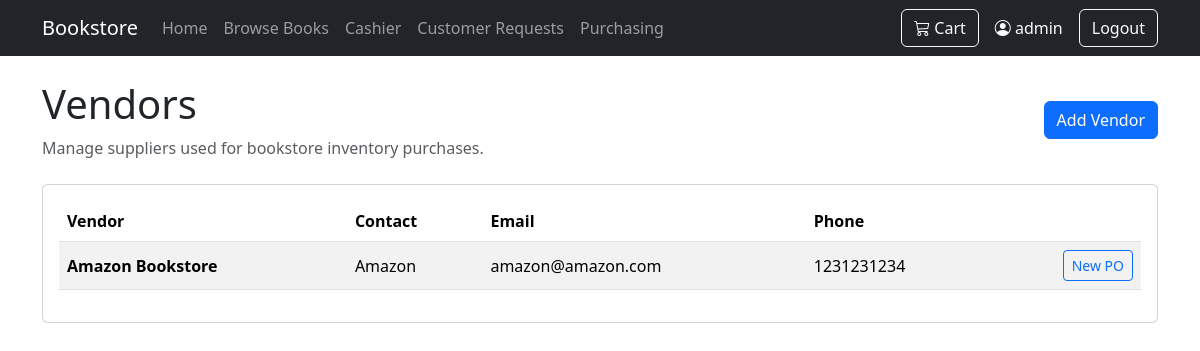
Page /orders/vendors/ (signed in) on the committed database.
### orders/models.py (models this page shows, shortened)
class Supplier(models.Model):
    name = models.CharField(max_length=200)
    contact_name = models.CharField(max_length=200, blank=True)
    email = models.EmailField(blank=True)
    phone = models.CharField(max_length=30, blank=True)
    address = models.TextField(blank=True)

### orders/views.py (the view)
# urls.py: path("vendors/", views.supplier_list, name="supplier_list"),
@login_required
def supplier_list(request):
    suppliers = Supplier.objects.all().order_by("name")
    return render(request, "orders/supplier_list.html", {"suppliers": suppliers})

### cart/context_processors.py (called while the page is built)
def cart_count(request):
    cart = request.session.get("cart", {})
    count = sum(
        int(quantity)
        for quantity in cart.values()
    )
    return {
        "cart_count": count
    }

### orders/templates/orders/supplier_list.html (shortened to what this page needs)
{% extends "base.html" %}
{% block content %}
<div class="d-flex justify-content-between align-items-center mb-4">
    <div>
        <h1>Vendors</h1>
        <p class="text-muted mb-0">Manage suppliers used for bookstore inventory purchases.</p>
    </div>
    <a href="{% url 'orders:create_supplier' %}" class="btn btn-primary">Add Vendor</a>
</div>
<div class="card">
    <div class="card-body">
        <div class="table-responsive">
            <table class="table table-striped align-middle">
                <thead>
                    <tr>
                        <th>Vendor</th>
                        <th>Contact</th>
                        <th>Email</th>
                        <th>Phone</th>
                        <th></th>
                    </tr>
                </thead>
                <tbody>
                    {% for supplier in suppliers %}
                    <tr>
                        <td><strong>{{ supplier.name }}</strong></td>
                        <td>{{ supplier.contact_name|default:"-" }}</td>
                        <td>{{ supplier.email|default:"-" }}</td>
                        <td>{{ supplier.phone|default:"-" }}</td>
                        <td class="text-end">
                            <a href="{% url 'orders:create_supplier_order' %}?supplier={{ supplier.id }}" class="btn btn-sm btn-outline-primary">
                                New PO
                            </a>
                        </td>
                    </tr>
                    {% empty %}
                    <tr>
                        <td colspan="5" class="text-center text-muted py-4">No vendors have been added yet.</td>
                    </tr>
                    {% endfor %}
                </tbody>
            </table>
        </div>
    </div>
</div>
{% endblock %}

### templates/base.html (shortened to what this page needs)
<!DOCTYPE html>
<html lang="en">
<head>
    <link
        href="https://cdn.jsdelivr.net/npm/bootstrap@5/dist/css/bootstrap.min.css"
        rel="stylesheet"
    >
    <link
        rel="stylesheet"
        href="https://cdn.jsdelivr.net/npm/bootstrap-icons@1.13.1/font/bootstrap-icons.min.css"
    >
</head>
<body>
<nav class="navbar navbar-expand-lg navbar-dark bg-dark">
    <div class="container">
        <a class="navbar-brand" href="{% url 'home' %}">
            Bookstore
        </a>
        <div class="collapse navbar-collapse" id="mainNavbar">
            <ul class="navbar-nav me-auto">
                <li class="nav-item">
                    <a class="nav-link" href="{% url 'home' %}">
                        Home
                    </a>
                </li>
                <li class="nav-item">
                    <a class="nav-link" href="{% url 'books' %}">
                        Browse Books
                    </a>
                </li>
                {% if user.is_authenticated %}
                    <li class="nav-item">
                        <a
                            class="nav-link"
                            href="{% url 'sales:cash_payment' %}"
                        >
                            Cashier
                        </a>
                    </li>
                    <li class="nav-item">
                        <a class="nav-link" href="{% url 'orders:customer_request_log' %}">
                            Customer Requests
                        </a>
                    </li>
                    <li class="nav-item">
                        <a class="nav-link" href="{% url 'orders:supplier_order_list' %}">
                            Purchasing
                        </a>
                    </li>
                {% endif %}
            </ul>
            <div class="d-flex align-items-center gap-3">
                <a
                    href="{% url 'cart:detail' %}"
                    class="btn btn-outline-light position-relative"
                >
                    <i class="bi bi-cart3"></i>
                    Cart
                </a>
                {% if user.is_authenticated %}
                    <span class="text-light">
                        <i class="bi bi-person-circle"></i>
                        {{ user.username }}
                    </span>
                    <form
                        method="post"
                        action="{% url 'logout' %}"
                        class="m-0"
                    >
                        <button
                            type="submit"
                            class="btn btn-outline-light"
                        >
                            Logout
                        </button>
                    </form>
                {% endif %}
            </div>
        </div>
    </div>
</nav>
<main class="container py-4">
    {% block content %}
    {% endblock %}
</main>
</body>
</html>

### rows in the picture
Supplier: name "Amazon Bookstore", contact_name "Amazon", email "amazon@amazon.com", phone "1231231234"

### other values in the picture
{{ user.username }} "admin"
